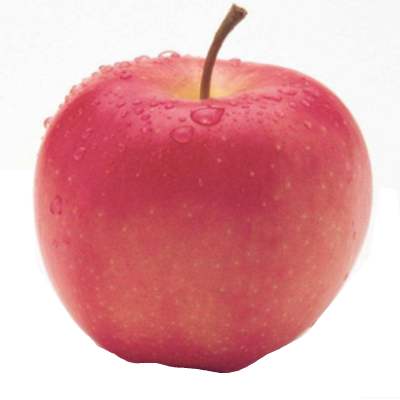
#> input picture OpenCV(6)/apple.png, 400 x 400 px
$ python 4.py
#> lines starting #> are read from the running program, lines starting #| are printed output that depends on the picture
#!/usr/bin/env python2
# -*- coding: utf-8 -*-
"""
Created on Fri Apr 17 12:15:34 2020

@author: doublewaters
"""

import cv2
import numpy as np,sys
from matplotlib import pyplot as plt

A = cv2.imread('apple.png')
#> A is the input picture: shape (400, 400, 3); mean B, G, R 166.6, 163.2, 225
B = cv2.imread('orange.png')
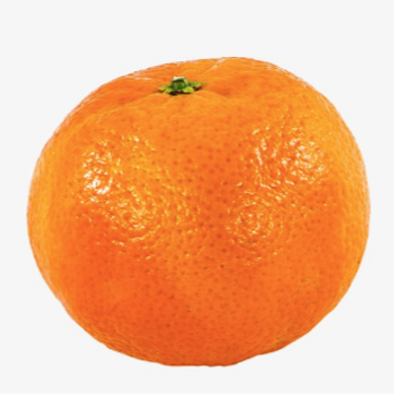
#> input picture OpenCV(6)/orange.png, 400 x 400 px
#> B is the input picture: shape (400, 400, 3); mean B, G, R 140, 182.4, 243.4

A = cv2.cvtColor(A, cv2.COLOR_BGR2RGB)
B = cv2.cvtColor(B, cv2.COLOR_BGR2RGB)

# generate Gaussian pyramid for A
G = A.copy()
print(G)
#> (printed output is left out)
gpA = [G]
for i in range(6):
    G = cv2.pyrDown(G)
    gpA.append(G)
#> after the loop, gpA = 7 items
G = B.copy()
gpB = [G]
for i in range(6):
    G = cv2.pyrDown(G)
    gpB.append(G)
#> this loop made 6 passes
#> pass 1, `G = cv2.pyrDown(G)`:
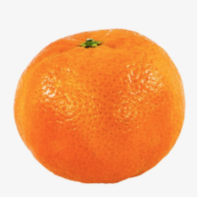
#> G: shape (200, 200, 3); mean R, G, B 243.4, 182.4, 140
#> after the loop, gpB = 7 items
lpA = [gpA[5]]
for i in range(6,0,-1):
    print(i)
    GE = cv2.pyrUp(gpA[i])
    GE=cv2.resize(GE,gpA[i - 1].shape[-2::-1])
    L = cv2.subtract(gpA[i-1],GE)
    print(L.shape)
    lpA.append(L)
#> this loop made 6 passes
#> pass 3, `GE = cv2.pyrUp(gpA[i])`:
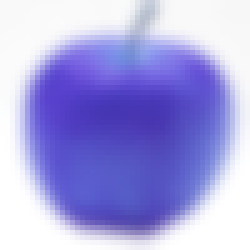
#> GE: shape (50, 50, 3) (shown 5 times larger); mean of channels 0, 1, 2 225, 163.2, 166.5; drawn as B, G, R
#> after the loop, lpA = 7 items
# generate Laplacian Pyramid for B
lpB = [gpB[5]]
for i in range(6,0,-1):
    print(i)
    GE = cv2.pyrUp(gpB[i])
    GE = cv2.resize(GE, gpB[i - 1].shape[-2::-1])
    L = cv2.subtract(gpB[i-1],GE)
    print(L.shape)
    lpB.append(L)
#> this loop made 6 passes
#> pass 3, `GE = cv2.pyrUp(gpB[i])`:
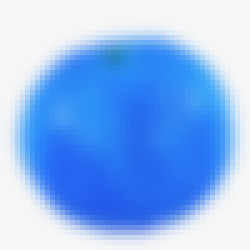
#> GE: shape (50, 50, 3) (shown 5 times larger); mean of channels 0, 1, 2 243.3, 182.3, 139.8; drawn as B, G, R
#> after the loop, lpB = 7 items
# Now add left and right halves of images in each level
LS = []
lpAc=[]
for i in range(len(lpA)):
    b=cv2.resize(lpA[i],lpB[i].shape[-2::-1])
    print(b.shape)
    lpAc.append(b)
#> this loop made 7 passes
#| (13, 13, 3)
#| (13, 13, 3)
#| (25, 25, 3)
#| (50, 50, 3)
#| (100, 100, 3)
#| (200, 200, 3)
#| (400, 400, 3)
#> after the loop, lpAc = 7 items
print(len(lpAc))
#| 7
print(len(lpB))
#| 7
j=0
for i in zip(lpAc,lpB):
    print(i)
    print('ss')
    la,lb=i
    print(la)
    print(lb)
    rows,cols,dpt = la.shape
    ls = np.hstack((la[:,0:cols//2], lb[:,cols//2:]))
    j=j+1
    print(j)
    LS.append(ls)
#> this loop made 7 passes
#> (rows, cols) on passes 1 to 7: (13, 13), (13, 13), (25, 25), (50, 50), (100, 100), (200, 200), (400, 400)
#> (printed output is left out)
#> pass 3, `ls = np.hstack((la[:,0:cols//2], lb[:,cols//2:]))`:
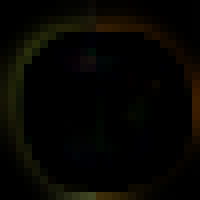
#> ls: shape (25, 25, 3) (shown 8 times larger); mean of channels 0, 1, 2 1.5, 5.1, 6; drawn as B, G, R
#> after the loop, LS = 7 items; j = 7
ls_ = LS[0]
for i in range(1,6):
    ls_ = cv2.pyrUp(ls_)
    ls_= cv2.resize(ls_, LS[i].shape[-2::-1])
    ls_ = cv2.add(ls_, LS[i])
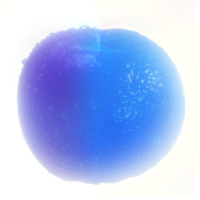
#> ls_: shape (200, 200, 3); mean of channels 0, 1, 2 242.1, 194.1, 174.3; drawn as B, G, R
# image with direct connecting each half
B= cv2.resize(B, A.shape[-2::-1])
real = np.hstack((A[:,:cols//2],B[:,cols//2:]))
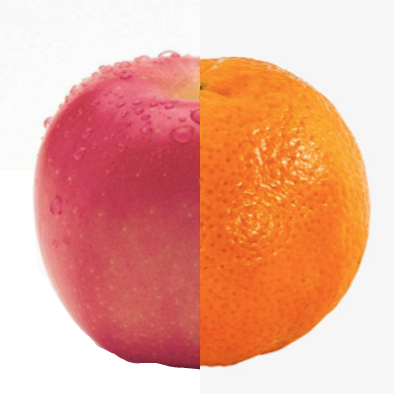
#> real: shape (400, 400, 3); mean R, G, B 235.1, 172.3, 153.1
# cv2.imwrite('Pyramid_blending2.jpg',ls_)
# cv2.imwrite('Direct_blending.jpg',real)

plt.subplot(221),plt.imshow(A),plt.title("Apple")
plt.subplot(222),plt.imshow(B),plt.title("Orange")
plt.subplot(223),plt.imshow(ls_),plt.title("Pyramid_blending")
plt.subplot(224),plt.imshow(real),plt.title("Direct_blending")
plt.show()
